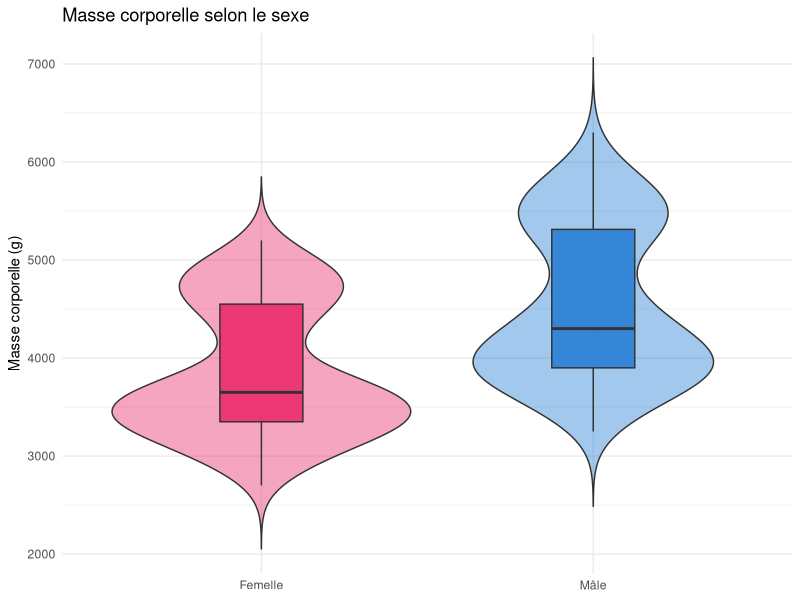
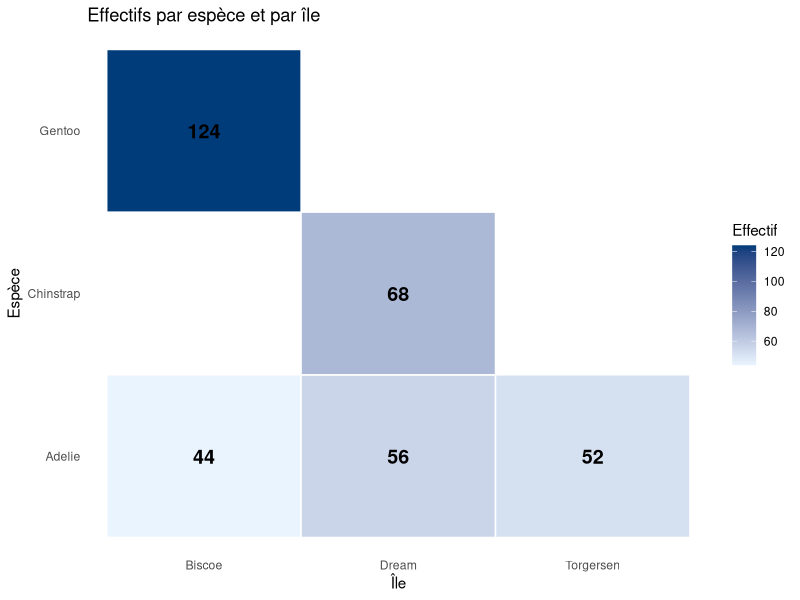
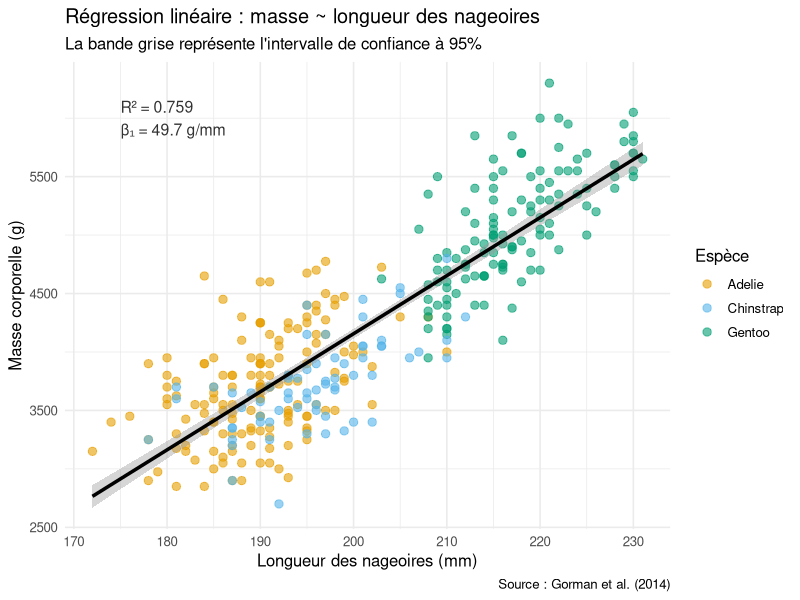
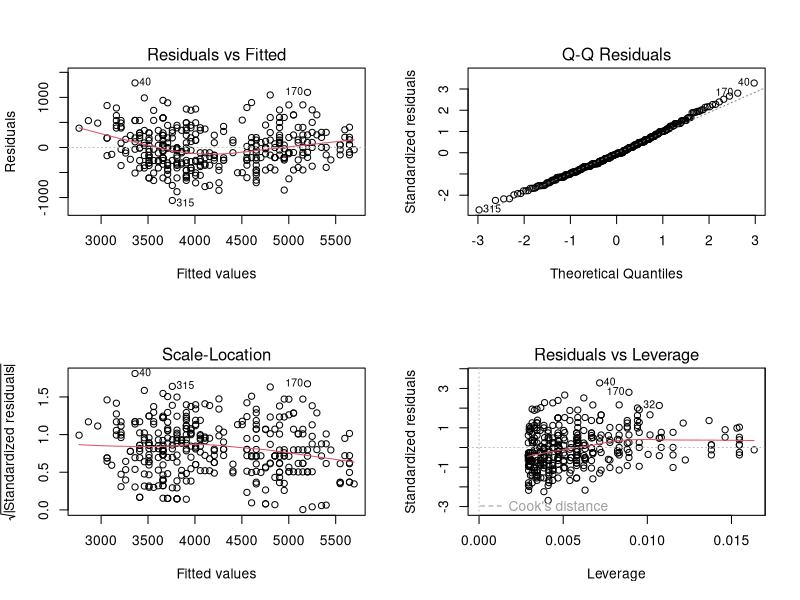
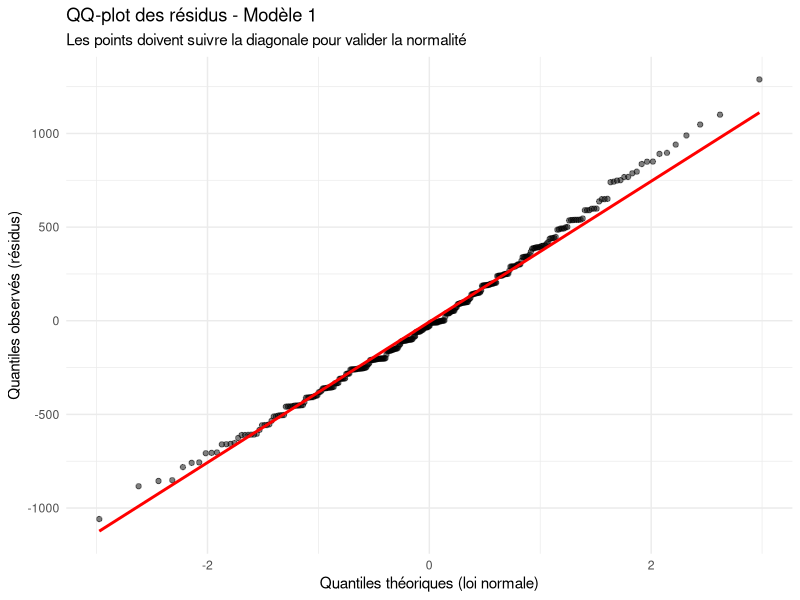

These charts were generated, in order, by the following R code:
## ---- chunk 1
library(tidyverse)
library(palmerpenguins)
library(broom)
## ---- chunk 2
# Préparer les données
penguins_mf <- penguins |>
  drop_na(sex, body_mass_g)

# Résumé par sexe (pour visualiser la différence avant de tester)
penguins_mf |>
  group_by(sex) |>
  summarise(
    n       = n(),
    moy     = round(mean(body_mass_g), 0),
    med     = median(body_mass_g),
    sd      = round(sd(body_mass_g), 0),
    .groups = "drop"
  )
## ---- chunk 3
# Visualiser avant de tester !
penguins_mf |>
  mutate(sex_fr = recode(sex, "male" = "Mâle", "female" = "Femelle")) |>
  ggplot(aes(x = sex_fr, y = body_mass_g, fill = sex_fr)) +
  geom_violin(alpha = 0.4, trim = FALSE) +
  geom_boxplot(width = 0.25, alpha = 0.8) +
  scale_fill_manual(values = c("Femelle" = "#e91e63", "Mâle" = "#1976d2")) +
  labs(title = "Masse corporelle selon le sexe",
       x = NULL, y = "Masse corporelle (g)") +
  theme_minimal() +
  theme(legend.position = "none")
## ---- chunk 4
# Réaliser le test t de Welch (ne suppose pas l'égalité des variances)
resultat_t <- t.test(
  body_mass_g ~ sex,
  data      = penguins_mf,
  var.equal = FALSE,    # Test de Welch (recommandé en général)
  alternative = "two.sided"   # Test bilatéral : on ne suppose pas la direction
)

resultat_t
## ---- chunk 5
# Présentation synthétique avec broom
tidy(resultat_t)
## ---- chunk 6
# Calcul de la taille d'effet (Cohen's d)
# |d| < 0.2 : négligeable, 0.2-0.5 : petit, 0.5-0.8 : moyen, > 0.8 : grand
moy_f  <- mean(penguins_mf$body_mass_g[penguins_mf$sex == "female"])
moy_m  <- mean(penguins_mf$body_mass_g[penguins_mf$sex == "male"])
sd_pool <- sd(penguins_mf$body_mass_g)
d_cohen <- (moy_m - moy_f) / sd_pool
round(d_cohen, 2)   # > 0.8 → effet de grande taille
## ---- chunk 7
# Test de Wilcoxon-Mann-Whitney
wilcox.test(body_mass_g ~ sex, data = penguins_mf)
## ---- chunk 8
# Question : l'espèce de manchot est-elle associée à l'île d'observation ?
# (On s'attend à oui, car certaines espèces sont endémiques d'une île)

tableau <- table(penguins$species, penguins$island)
tableau
## ---- chunk 9
# Test du Khi²
chi2 <- chisq.test(tableau)
chi2
## ---- chunk 10
# Résidus standardisés : voir quelles cellules contribuent le plus au Khi²
# Valeur > 2 ou < -2 : contribution significative
round(chi2$residuals, 2)
## ---- chunk 11
# Visualisation du tableau croisé
penguins |>
  count(species, island) |>
  ggplot(aes(x = island, y = species, fill = n)) +
  geom_tile(color = "white", linewidth = 0.5) +
  geom_text(aes(label = n), size = 5, fontface = "bold") +
  scale_fill_gradient(low = "#eaf4ff", high = "#003b7a") +
  labs(title = "Effectifs par espèce et par île",
       x = "Île", y = "Espèce", fill = "Effectif") +
  theme_minimal() +
  theme(panel.grid = element_blank())
## ---- chunk 12
# Corrélation longueur des nageoires ~ masse corporelle
cor_test <- cor.test(
  penguins$flipper_length_mm,
  penguins$body_mass_g,
  method = "pearson",
  use    = "complete.obs"
)
cor_test
tidy(cor_test)
## ---- chunk 13
# Corrélation de Spearman (non paramétrique - sur les rangs)
# À utiliser si la relation n'est pas linéaire ou si distribution très asymétrique
cor.test(
  penguins$flipper_length_mm,
  penguins$body_mass_g,
  method = "spearman",
  use    = "complete.obs"
)
## ---- chunk 14
# Modèle : masse ~ longueur des nageoires
modele1 <- lm(
  body_mass_g ~ flipper_length_mm,    # formule : Y ~ X
  data = penguins
)

# Résumé complet du modèle
summary(modele1)
## ---- chunk 15
# Présentation propre avec broom
tidy(modele1, conf.int = TRUE) |>
  mutate(across(where(is.numeric), ~ round(.x, 3)))
## ---- chunk 16
# Performance globale du modèle
glance(modele1)
## ---- chunk 17
# Visualiser le modèle
penguins |>
  drop_na(flipper_length_mm, body_mass_g) |>
  ggplot(aes(x = flipper_length_mm, y = body_mass_g)) +
  geom_point(aes(color = species), alpha = 0.6, size = 2.5) +
  geom_smooth(method = "lm", color = "black", se = TRUE,
              linewidth = 1.2) +
  scale_color_manual(values = c("#E69F00", "#56B4E9", "#009E73")) +
  annotate("text", x = 175, y = 6000,
           label = paste0("R² = ", round(summary(modele1)$r.squared, 3),
                          "\nβ₁ = ", round(coef(modele1)[2], 1), " g/mm"),
           hjust = 0, size = 4, color = "grey20") +
  labs(
    title    = "Régression linéaire : masse ~ longueur des nageoires",
    subtitle = "La bande grise représente l'intervalle de confiance à 95%",
    x        = "Longueur des nageoires (mm)",
    y        = "Masse corporelle (g)",
    color    = "Espèce",
    caption  = "Source : Gorman et al. (2014)"
  ) +
  theme_minimal(base_size = 12)
## ---- chunk 18
# Modèle 2 : masse ~ nageoires + longueur bec + espèce
modele2 <- lm(
  body_mass_g ~ flipper_length_mm + bill_length_mm + species,
  data = penguins
)

tidy(modele2, conf.int = TRUE)
## ---- chunk 19
# Comparaison des deux modèles
bind_rows(
  glance(modele1) |> mutate(modele = "Modèle 1 : nageoires seulement"),
  glance(modele2) |> mutate(modele = "Modèle 2 : nageoires + bec + espèce")
) |>
  select(modele, r.squared, adj.r.squared, AIC, sigma) |>
  mutate(across(where(is.numeric), ~ round(.x, 3)))
## ---- chunk 20
# Graphiques de diagnostic automatiques (4 graphiques)
par(mfrow = c(2, 2))   # Diviser la fenêtre en 2×2
plot(modele1)
## ---- chunk 21
# QQ-plot avec ggplot2
augment(modele1) |>
  ggplot(aes(sample = .resid)) +
  stat_qq(alpha = 0.5) +
  stat_qq_line(color = "red", linewidth = 1) +
  labs(
    title    = "QQ-plot des résidus - Modèle 1",
    subtitle = "Les points doivent suivre la diagonale pour valider la normalité",
    x        = "Quantiles théoriques (loi normale)",
    y        = "Quantiles observés (résidus)"
  ) +
  theme_minimal()
## ---- chunk 22
# Test formel de normalité des résidus (Shapiro-Wilk)
# H₀ : les résidus suivent une loi normale
shapiro.test(residuals(modele1))
# p > 0.05 → on ne rejette pas la normalité
